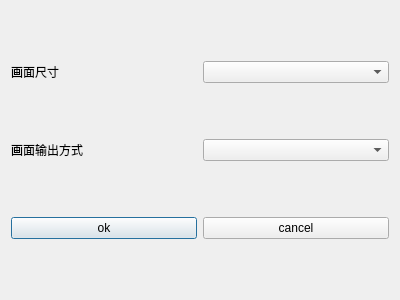
<?xml version="1.0" encoding="UTF-8"?>
<ui version="4.0">
 <class>FrameSettingDialog</class>
 <widget class="QDialog" name="FrameSettingDialog">
  <property name="geometry">
   <rect>
    <x>0</x>
    <y>0</y>
    <width>400</width>
    <height>300</height>
   </rect>
  </property>
  <property name="windowTitle">
   <string>Dialog</string>
  </property>
  <layout class="QGridLayout" name="gridLayout">
   <item row="0" column="0">
    <layout class="QHBoxLayout" name="horizontalLayout_2">
     <item>
      <widget class="QLabel" name="label">
       <property name="text">
        <string>画面尺寸</string>
       </property>
      </widget>
     </item>
     <item>
      <widget class="QComboBox" name="FrameSizeCombox"/>
     </item>
    </layout>
   </item>
   <item row="1" column="0">
    <layout class="QHBoxLayout" name="horizontalLayout_3">
     <item>
      <widget class="QLabel" name="label_2">
       <property name="text">
        <string>画面输出方式</string>
       </property>
      </widget>
     </item>
     <item>
      <widget class="QComboBox" name="FrameoutCodecCombox"/>
     </item>
    </layout>
   </item>
   <item row="2" column="0">
    <layout class="QHBoxLayout" name="horizontalLayout">
     <item>
      <widget class="QPushButton" name="okBtn">
       <property name="text">
        <string>ok</string>
       </property>
      </widget>
     </item>
     <item>
      <widget class="QPushButton" name="cancelBtn">
       <property name="text">
        <string>cancel</string>
       </property>
      </widget>
     </item>
    </layout>
   </item>
  </layout>
 </widget>
 <resources/>
 <connections/>
</ui>
